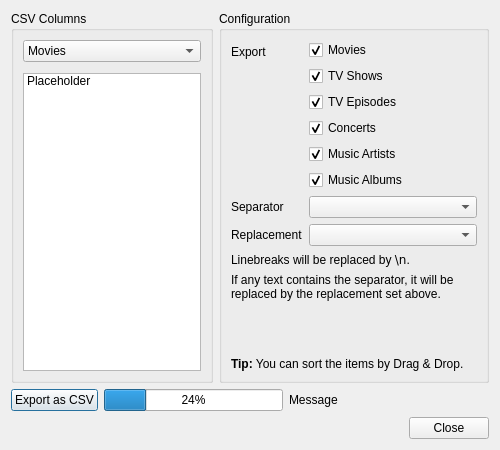
<?xml version="1.0" encoding="UTF-8"?>
<ui version="4.0">
 <class>CsvExportDialog</class>
 <widget class="QDialog" name="CsvExportDialog">
  <property name="geometry">
   <rect>
    <x>0</x>
    <y>0</y>
    <width>500</width>
    <height>450</height>
   </rect>
  </property>
  <property name="windowTitle">
   <string>CSV Export</string>
  </property>
  <layout class="QVBoxLayout" name="verticalLayout">
   <item>
    <layout class="QHBoxLayout" name="layoutSettings" stretch="3,4">
     <item>
      <widget class="QGroupBox" name="groupBoxDetails">
       <property name="title">
        <string>CSV Columns</string>
       </property>
       <layout class="QVBoxLayout" name="verticalLayout_10">
        <property name="spacing">
         <number>2</number>
        </property>
        <property name="bottomMargin">
         <number>0</number>
        </property>
        <item>
         <widget class="QComboBox" name="comboDetails">
          <item>
           <property name="text">
            <string>Movies</string>
           </property>
          </item>
          <item>
           <property name="text">
            <string>TV Shows</string>
           </property>
          </item>
          <item>
           <property name="text">
            <string>TV Episodes</string>
           </property>
          </item>
          <item>
           <property name="text">
            <string>Concerts</string>
           </property>
          </item>
          <item>
           <property name="text">
            <string>Music Artists</string>
           </property>
          </item>
          <item>
           <property name="text">
            <string>Music Albums</string>
           </property>
          </item>
         </widget>
        </item>
        <item>
         <widget class="QStackedWidget" name="stackedWidgetDetails">
          <widget class="QWidget" name="tabMovieDetails">
           <layout class="QVBoxLayout" name="verticalLayout_3">
            <property name="leftMargin">
             <number>0</number>
            </property>
            <property name="rightMargin">
             <number>0</number>
            </property>
            <item>
             <widget class="QListWidget" name="movieDetailsToExport">
              <property name="minimumSize">
               <size>
                <width>0</width>
                <height>90</height>
               </size>
              </property>
              <property name="dragDropMode">
               <enum>QAbstractItemView::InternalMove</enum>
              </property>
              <property name="alternatingRowColors">
               <bool>true</bool>
              </property>
              <property name="selectionBehavior">
               <enum>QAbstractItemView::SelectRows</enum>
              </property>
              <property name="wordWrap">
               <bool>true</bool>
              </property>
              <item>
               <property name="text">
                <string notr="true">Placeholder</string>
               </property>
              </item>
             </widget>
            </item>
           </layout>
          </widget>
          <widget class="QWidget" name="tabTvShowDetails">
           <layout class="QVBoxLayout" name="verticalLayout_4">
            <property name="leftMargin">
             <number>0</number>
            </property>
            <property name="rightMargin">
             <number>0</number>
            </property>
            <item>
             <widget class="QListWidget" name="tvShowDetailsToExport">
              <property name="minimumSize">
               <size>
                <width>0</width>
                <height>90</height>
               </size>
              </property>
              <property name="dragDropMode">
               <enum>QAbstractItemView::InternalMove</enum>
              </property>
              <property name="alternatingRowColors">
               <bool>true</bool>
              </property>
              <property name="selectionBehavior">
               <enum>QAbstractItemView::SelectRows</enum>
              </property>
              <property name="wordWrap">
               <bool>true</bool>
              </property>
              <item>
               <property name="text">
                <string notr="true">Placeholder</string>
               </property>
              </item>
             </widget>
            </item>
           </layout>
          </widget>
          <widget class="QWidget" name="tabEpisodeDetails">
           <layout class="QVBoxLayout" name="verticalLayout_6">
            <property name="leftMargin">
             <number>0</number>
            </property>
            <property name="rightMargin">
             <number>0</number>
            </property>
            <item>
             <widget class="QListWidget" name="tvEpisodeDetailsToExport">
              <property name="minimumSize">
               <size>
                <width>0</width>
                <height>90</height>
               </size>
              </property>
              <property name="dragDropMode">
               <enum>QAbstractItemView::InternalMove</enum>
              </property>
              <property name="alternatingRowColors">
               <bool>true</bool>
              </property>
              <property name="selectionBehavior">
               <enum>QAbstractItemView::SelectRows</enum>
              </property>
              <property name="wordWrap">
               <bool>true</bool>
              </property>
              <item>
               <property name="text">
                <string notr="true">Placeholder</string>
               </property>
              </item>
             </widget>
            </item>
           </layout>
          </widget>
          <widget class="QWidget" name="tabConcertDetails">
           <layout class="QVBoxLayout" name="verticalLayout_7">
            <property name="leftMargin">
             <number>0</number>
            </property>
            <property name="rightMargin">
             <number>0</number>
            </property>
            <item>
             <widget class="QListWidget" name="concertDetailsToExport"/>
            </item>
           </layout>
          </widget>
          <widget class="QWidget" name="tabArtistDetails">
           <layout class="QVBoxLayout" name="verticalLayout_8">
            <property name="leftMargin">
             <number>0</number>
            </property>
            <property name="rightMargin">
             <number>0</number>
            </property>
            <item>
             <widget class="QListWidget" name="artistDetailsToExport"/>
            </item>
           </layout>
          </widget>
          <widget class="QWidget" name="tabAlbumDetails">
           <layout class="QVBoxLayout" name="verticalLayout_9">
            <property name="leftMargin">
             <number>0</number>
            </property>
            <property name="rightMargin">
             <number>0</number>
            </property>
            <item>
             <widget class="QListWidget" name="albumDetailsToExport"/>
            </item>
           </layout>
          </widget>
         </widget>
        </item>
       </layout>
      </widget>
     </item>
     <item>
      <widget class="QGroupBox" name="groupBoxConfig">
       <property name="title">
        <string>Configuration</string>
       </property>
       <layout class="QVBoxLayout" name="verticalLayout_5">
        <item>
         <layout class="QFormLayout" name="formLayout">
          <item row="0" column="0">
           <widget class="QLabel" name="lblExportTypes">
            <property name="text">
             <string>Export</string>
            </property>
           </widget>
          </item>
          <item row="0" column="1">
           <layout class="QVBoxLayout" name="verticalLayout_2">
            <item>
             <widget class="QCheckBox" name="checkMovies">
              <property name="text">
               <string>Movies</string>
              </property>
              <property name="checked">
               <bool>true</bool>
              </property>
             </widget>
            </item>
            <item>
             <widget class="QCheckBox" name="checkTvShows">
              <property name="text">
               <string>TV Shows</string>
              </property>
              <property name="checked">
               <bool>true</bool>
              </property>
             </widget>
            </item>
            <item>
             <widget class="QCheckBox" name="checkTvEpisodes">
              <property name="text">
               <string>TV Episodes</string>
              </property>
              <property name="checked">
               <bool>true</bool>
              </property>
             </widget>
            </item>
            <item>
             <widget class="QCheckBox" name="checkConcerts">
              <property name="text">
               <string>Concerts</string>
              </property>
              <property name="checked">
               <bool>true</bool>
              </property>
             </widget>
            </item>
            <item>
             <widget class="QCheckBox" name="checkMusicArtists">
              <property name="text">
               <string>Music Artists</string>
              </property>
              <property name="checked">
               <bool>true</bool>
              </property>
             </widget>
            </item>
            <item>
             <widget class="QCheckBox" name="checkMusicAlbums">
              <property name="text">
               <string>Music Albums</string>
              </property>
              <property name="checked">
               <bool>true</bool>
              </property>
             </widget>
            </item>
           </layout>
          </item>
          <item row="1" column="0">
           <widget class="QLabel" name="lblSeparator">
            <property name="text">
             <string>Separator</string>
            </property>
           </widget>
          </item>
          <item row="1" column="1">
           <widget class="QComboBox" name="separator">
            <property name="minimumSize">
             <size>
              <width>40</width>
              <height>0</height>
             </size>
            </property>
           </widget>
          </item>
          <item row="2" column="0">
           <widget class="QLabel" name="lblReplacement">
            <property name="text">
             <string>Replacement</string>
            </property>
           </widget>
          </item>
          <item row="2" column="1">
           <widget class="QComboBox" name="replacement">
            <property name="minimumSize">
             <size>
              <width>40</width>
              <height>0</height>
             </size>
            </property>
           </widget>
          </item>
         </layout>
        </item>
        <item>
         <widget class="QLabel" name="lblNewlines">
          <property name="text">
           <string>Linebreaks will be replaced by &lt;code&gt;\n&lt;/code&gt;. </string>
          </property>
          <property name="wordWrap">
           <bool>true</bool>
          </property>
         </widget>
        </item>
        <item>
         <widget class="QLabel" name="lblTextReplacements">
          <property name="text">
           <string>If any text contains the separator, it will be replaced by the replacement set above.</string>
          </property>
          <property name="wordWrap">
           <bool>true</bool>
          </property>
         </widget>
        </item>
        <item>
         <spacer name="verticalSpacer">
          <property name="orientation">
           <enum>Qt::Vertical</enum>
          </property>
          <property name="sizeHint" stdset="0">
           <size>
            <width>20</width>
            <height>40</height>
           </size>
          </property>
         </spacer>
        </item>
        <item>
         <widget class="QLabel" name="lblTip">
          <property name="text">
           <string>&lt;b&gt;Tip:&lt;/b&gt; You can sort the items by Drag &amp;amp; Drop.</string>
          </property>
          <property name="wordWrap">
           <bool>true</bool>
          </property>
         </widget>
        </item>
       </layout>
      </widget>
     </item>
    </layout>
   </item>
   <item>
    <layout class="QHBoxLayout" name="layoutExport">
     <item>
      <widget class="QPushButton" name="btnExport">
       <property name="text">
        <string>Export as CSV</string>
       </property>
       <property name="default">
        <bool>true</bool>
       </property>
      </widget>
     </item>
     <item>
      <widget class="QProgressBar" name="exportProgress">
       <property name="value">
        <number>24</number>
       </property>
      </widget>
     </item>
     <item>
      <widget class="MessageLabel" name="lblMessage">
       <property name="minimumSize">
        <size>
         <width>200</width>
         <height>0</height>
        </size>
       </property>
       <property name="text">
        <string notr="true">Message</string>
       </property>
       <property name="wordWrap">
        <bool>true</bool>
       </property>
      </widget>
     </item>
    </layout>
   </item>
   <item>
    <widget class="QDialogButtonBox" name="btnClose">
     <property name="orientation">
      <enum>Qt::Horizontal</enum>
     </property>
     <property name="standardButtons">
      <set>QDialogButtonBox::Close</set>
     </property>
    </widget>
   </item>
  </layout>
 </widget>
 <customwidgets>
  <customwidget>
   <class>MessageLabel</class>
   <extends>QLabel</extends>
   <header>ui/small_widgets/MessageLabel.h</header>
  </customwidget>
 </customwidgets>
 <resources/>
 <connections>
  <connection>
   <sender>btnClose</sender>
   <signal>rejected()</signal>
   <receiver>CsvExportDialog</receiver>
   <slot>reject()</slot>
   <hints>
    <hint type="sourcelabel">
     <x>295</x>
     <y>367</y>
    </hint>
    <hint type="destinationlabel">
     <x>286</x>
     <y>274</y>
    </hint>
   </hints>
  </connection>
  <connection>
   <sender>btnClose</sender>
   <signal>accepted()</signal>
   <receiver>CsvExportDialog</receiver>
   <slot>accept()</slot>
   <hints>
    <hint type="sourcelabel">
     <x>227</x>
     <y>361</y>
    </hint>
    <hint type="destinationlabel">
     <x>157</x>
     <y>274</y>
    </hint>
   </hints>
  </connection>
 </connections>
</ui>
